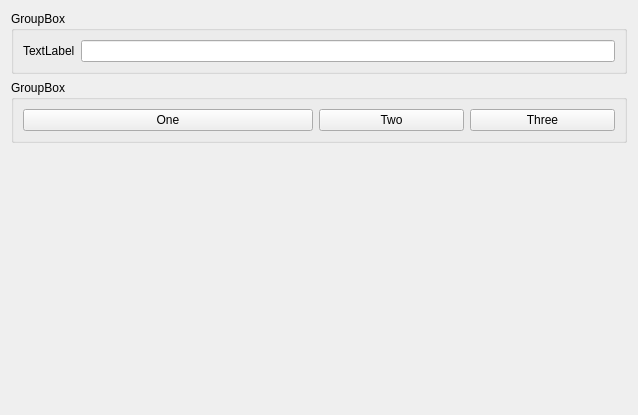
<?xml version="1.0" encoding="UTF-8"?>
<ui version="4.0">
 <class>Widget</class>
 <widget class="QWidget" name="Widget">
  <property name="geometry">
   <rect>
    <x>0</x>
    <y>0</y>
    <width>638</width>
    <height>415</height>
   </rect>
  </property>
  <property name="windowTitle">
   <string>Widget</string>
  </property>
  <layout class="QVBoxLayout" name="verticalLayout">
   <item>
    <widget class="QGroupBox" name="groupBox">
     <property name="title">
      <string>GroupBox</string>
     </property>
     <layout class="QHBoxLayout" name="horizontalLayout">
      <item>
       <widget class="QLabel" name="label">
        <property name="sizePolicy">
         <sizepolicy hsizetype="Preferred" vsizetype="Preferred">
          <horstretch>0</horstretch>
          <verstretch>0</verstretch>
         </sizepolicy>
        </property>
        <property name="text">
         <string>TextLabel</string>
        </property>
       </widget>
      </item>
      <item>
       <widget class="QLineEdit" name="lineEdit">
        <property name="sizePolicy">
         <sizepolicy hsizetype="Expanding" vsizetype="Fixed">
          <horstretch>0</horstretch>
          <verstretch>0</verstretch>
         </sizepolicy>
        </property>
       </widget>
      </item>
     </layout>
    </widget>
   </item>
   <item>
    <widget class="QGroupBox" name="groupBox_2">
     <property name="title">
      <string>GroupBox</string>
     </property>
     <layout class="QHBoxLayout" name="horizontalLayout_2">
      <item>
       <widget class="QPushButton" name="pushButton">
        <property name="sizePolicy">
         <sizepolicy hsizetype="Minimum" vsizetype="Fixed">
          <horstretch>2</horstretch>
          <verstretch>0</verstretch>
         </sizepolicy>
        </property>
        <property name="text">
         <string>One</string>
        </property>
       </widget>
      </item>
      <item>
       <widget class="QPushButton" name="pushButton_2">
        <property name="sizePolicy">
         <sizepolicy hsizetype="Minimum" vsizetype="Fixed">
          <horstretch>1</horstretch>
          <verstretch>0</verstretch>
         </sizepolicy>
        </property>
        <property name="text">
         <string>Two</string>
        </property>
       </widget>
      </item>
      <item>
       <widget class="QPushButton" name="pushButton_3">
        <property name="sizePolicy">
         <sizepolicy hsizetype="Minimum" vsizetype="Fixed">
          <horstretch>1</horstretch>
          <verstretch>0</verstretch>
         </sizepolicy>
        </property>
        <property name="text">
         <string>Three</string>
        </property>
       </widget>
      </item>
     </layout>
    </widget>
   </item>
   <item>
    <spacer name="verticalSpacer">
     <property name="orientation">
      <enum>Qt::Vertical</enum>
     </property>
     <property name="sizeHint" stdset="0">
      <size>
       <width>20</width>
       <height>260</height>
      </size>
     </property>
    </spacer>
   </item>
  </layout>
 </widget>
 <resources/>
 <connections/>
</ui>
